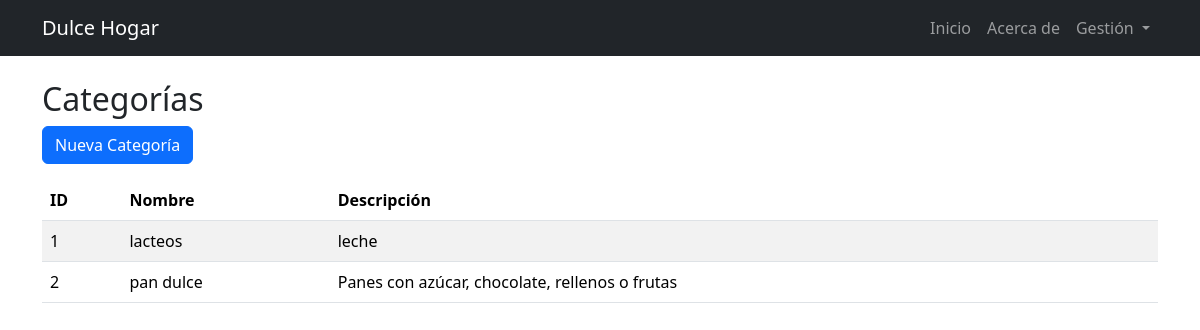
The app's page /categorias, older data.
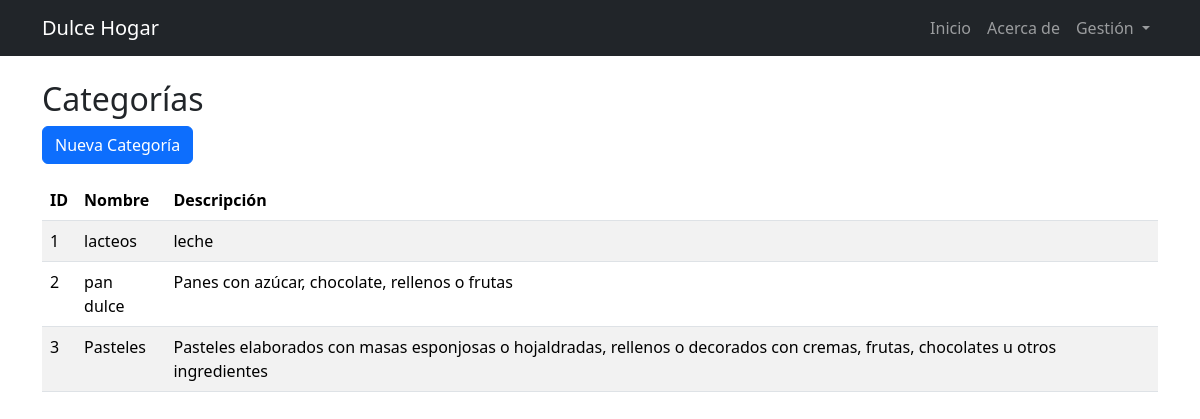
The same page, newer data.
### app.py (models this page shows)
class Categoria(db.Model):
    id = db.Column(db.Integer, primary_key=True)
    nombre = db.Column(db.String(100), nullable=False, unique=True)
    descripcion = db.Column(db.String(200))
    productos = db.relationship("Producto", backref="categoria", lazy=True)

### app.py (the view)
@app.route('/categorias')
def listar_categorias():
    categorias = Categoria.query.all()
    return render_template("categories/list.html", categorias=categorias)

### templates/categories/list.html
{% extends "base.html" %}
{% block content %}
<h2>Categorías</h2>
<a href="{{ url_for('form') }}" class="btn btn-primary mb-3">Nueva Categoría</a>
<table class="table table-striped">
    <thead>
        <tr>
            <th>ID</th><th>Nombre</th><th>Descripción</th>
        </tr>
    </thead>
    <tbody>
        {% for c in categorias %}
        <tr>
            <td>{{ c.id }}</td>
            <td>{{ c.nombre }}</td>
            <td>{{ c.descripcion }}</td>
        </tr>
        {% endfor %}
    </tbody>
</table>
{% endblock %}

### templates/base.html (shortened to what this page needs)
<!DOCTYPE html>
<html lang="es">
<head>
    <link href="https://cdn.jsdelivr.net/npm/bootstrap@5.3.2/dist/css/bootstrap.min.css" rel="stylesheet">
</head>
<body>
    <nav class="navbar navbar-expand-lg navbar-dark bg-dark mb-4">
        <div class="container">
            <a class="navbar-brand" href="{{ url_for('index') }}">Dulce Hogar</a>
            <div class="collapse navbar-collapse" id="navbarNav">
                <ul class="navbar-nav ms-auto">
                    <li class="nav-item"><a class="nav-link" href="{{ url_for('index') }}">Inicio</a></li>
                    <li class="nav-item"><a class="nav-link" href="{{ url_for('about') }}">Acerca de</a></li>
                    <li class="nav-item dropdown">
                        <a class="nav-link dropdown-toggle" href="#" id="navbarDropdown" role="button" data-bs-toggle="dropdown">
                            Gestión
                        </a>
                    </li>
                </ul>
            </div>
        </div>
    </nav>
    <div class="container">
        {% block content %}{% endblock %}
    </div>
</body>
</html>

Row changes from the older to the newer data that the page shows:
added Categoria: id "3", nombre "Pasteles", descripcion "Pasteles elaborados con masas esponjosas o hojaldradas, rellenos o decorados con cremas, frutas, chocolates u otros ingredientes"
